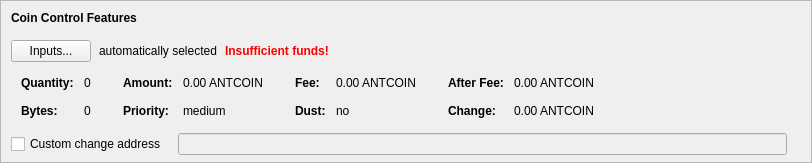
    <widget class="QFrame" name="frameCoinControl">
     <property name="sizePolicy">
      <sizepolicy hsizetype="Expanding" vsizetype="Expanding">
       <horstretch>0</horstretch>
       <verstretch>0</verstretch>
      </sizepolicy>
     </property>
     <property name="maximumSize">
      <size>
       <width>16777215</width>
       <height>16777215</height>
      </size>
     </property>
     <property name="frameShape">
      <enum>QFrame::StyledPanel</enum>
     </property>
     <property name="frameShadow">
      <enum>QFrame::Sunken</enum>
     </property>
     <layout class="QVBoxLayout" name="verticalLayoutCoinControl2">
      <property name="spacing">
       <number>0</number>
      </property>
      <property name="leftMargin">
       <number>0</number>
      </property>
      <property name="topMargin">
       <number>0</number>
      </property>
      <property name="rightMargin">
       <number>0</number>
      </property>
      <property name="bottomMargin">
       <number>6</number>
      </property>
      <item>
       <layout class="QVBoxLayout" name="verticalLayoutCoinControl" stretch="0,0,0,0,1">
        <property name="spacing">
         <number>0</number>
        </property>
        <property name="leftMargin">
         <number>10</number>
        </property>
        <property name="topMargin">
         <number>10</number>
        </property>
        <item>
         <layout class="QHBoxLayout" name="horizontalLayoutCoinControl1">
          <property name="bottomMargin">
           <number>15</number>
          </property>
          <item>
           <widget class="QLabel" name="labelCoinControlFeatures">
            <property name="sizePolicy">
             <sizepolicy hsizetype="Preferred" vsizetype="Maximum">
              <horstretch>0</horstretch>
              <verstretch>0</verstretch>
             </sizepolicy>
            </property>
            <property name="font">
             <font>
              <weight>75</weight>
              <bold>true</bold>
             </font>
            </property>
            <property name="styleSheet">
             <string notr="true">font-weight:bold;</string>
            </property>
            <property name="text">
             <string>Coin Control Features</string>
            </property>
           </widget>
          </item>
         </layout>
        </item>
        <item>
         <layout class="QHBoxLayout" name="horizontalLayoutCoinControl2" stretch="0,0,0,0">
          <property name="spacing">
           <number>8</number>
          </property>
          <property name="bottomMargin">
           <number>10</number>
          </property>
          <item>
           <widget class="QPushButton" name="pushButtonCoinControl">
            <property name="styleSheet">
             <string notr="true"/>
            </property>
            <property name="text">
             <string>Inputs...</string>
            </property>
            <property name="autoDefault">
             <bool>false</bool>
            </property>
           </widget>
          </item>
          <item>
           <widget class="QLabel" name="labelCoinControlAutomaticallySelected">
            <property name="text">
             <string>automatically selected</string>
            </property>
            <property name="margin">
             <number>5</number>
            </property>
           </widget>
          </item>
          <item>
           <widget class="QLabel" name="labelCoinControlInsuffFunds">
            <property name="font">
             <font>
              <weight>75</weight>
              <bold>true</bold>
             </font>
            </property>
            <property name="styleSheet">
             <string notr="true">color:red;font-weight:bold;</string>
            </property>
            <property name="text">
             <string>Insufficient funds!</string>
            </property>
            <property name="margin">
             <number>5</number>
            </property>
           </widget>
          </item>
          <item>
           <spacer name="horizontalSpacerCoinControl">
            <property name="orientation">
             <enum>Qt::Horizontal</enum>
            </property>
            <property name="sizeHint" stdset="0">
             <size>
              <width>40</width>
              <height>1</height>
             </size>
            </property>
           </spacer>
          </item>
         </layout>
        </item>
        <item>
         <widget class="QWidget" name="widgetCoinControl" native="true">
          <property name="sizePolicy">
           <sizepolicy hsizetype="Preferred" vsizetype="Preferred">
            <horstretch>0</horstretch>
            <verstretch>0</verstretch>
           </sizepolicy>
          </property>
          <property name="minimumSize">
           <size>
            <width>0</width>
            <height>0</height>
           </size>
          </property>
          <property name="styleSheet">
           <string notr="true"/>
          </property>
          <layout class="QHBoxLayout" name="horizontalLayoutCoinControl5">
           <property name="leftMargin">
            <number>0</number>
           </property>
           <property name="topMargin">
            <number>0</number>
           </property>
           <property name="rightMargin">
            <number>0</number>
           </property>
           <property name="bottomMargin">
            <number>0</number>
           </property>
           <item>
            <layout class="QHBoxLayout" name="horizontalLayoutCoinControl3" stretch="0,0,0,1">
             <property name="spacing">
              <number>20</number>
             </property>
             <property name="topMargin">
              <number>0</number>
             </property>
             <property name="bottomMargin">
              <number>10</number>
             </property>
             <item>
              <layout class="QFormLayout" name="formLayoutCoinControl1">
               <property name="horizontalSpacing">
                <number>10</number>
               </property>
               <property name="verticalSpacing">
                <number>14</number>
               </property>
               <property name="leftMargin">
                <number>10</number>
               </property>
               <property name="topMargin">
                <number>4</number>
               </property>
               <property name="rightMargin">
                <number>6</number>
               </property>
               <item row="0" column="0">
                <widget class="QLabel" name="labelCoinControlQuantityText">
                 <property name="font">
                  <font>
                   <weight>75</weight>
                   <bold>true</bold>
                  </font>
                 </property>
                 <property name="text">
                  <string>Quantity:</string>
                 </property>
                 <property name="margin">
                  <number>0</number>
                 </property>
                </widget>
               </item>
               <item row="0" column="1">
                <widget class="QLabel" name="labelCoinControlQuantity">
                 <property name="cursor">
                  <cursorShape>IBeamCursor</cursorShape>
                 </property>
                 <property name="contextMenuPolicy">
                  <enum>Qt::ActionsContextMenu</enum>
                 </property>
                 <property name="text">
                  <string notr="true">0</string>
                 </property>
                 <property name="margin">
                  <number>0</number>
                 </property>
                 <property name="textInteractionFlags">
                  <set>Qt::LinksAccessibleByMouse|Qt::TextSelectableByKeyboard|Qt::TextSelectableByMouse</set>
                 </property>
                </widget>
               </item>
               <item row="1" column="0">
                <widget class="QLabel" name="labelCoinControlBytesText">
                 <property name="font">
                  <font>
                   <weight>75</weight>
                   <bold>true</bold>
                  </font>
                 </property>
                 <property name="text">
                  <string>Bytes:</string>
                 </property>
                </widget>
               </item>
               <item row="1" column="1">
                <widget class="QLabel" name="labelCoinControlBytes">
                 <property name="cursor">
                  <cursorShape>IBeamCursor</cursorShape>
                 </property>
                 <property name="contextMenuPolicy">
                  <enum>Qt::ActionsContextMenu</enum>
                 </property>
                 <property name="text">
                  <string notr="true">0</string>
                 </property>
                 <property name="textInteractionFlags">
                  <set>Qt::LinksAccessibleByMouse|Qt::TextSelectableByKeyboard|Qt::TextSelectableByMouse</set>
                 </property>
                </widget>
               </item>
              </layout>
             </item>
             <item>
              <layout class="QFormLayout" name="formLayoutCoinControl2">
               <property name="horizontalSpacing">
                <number>10</number>
               </property>
               <property name="verticalSpacing">
                <number>14</number>
               </property>
               <property name="leftMargin">
                <number>6</number>
               </property>
               <property name="topMargin">
                <number>4</number>
               </property>
               <property name="rightMargin">
                <number>6</number>
               </property>
               <item row="0" column="0">
                <widget class="QLabel" name="labelCoinControlAmountText">
                 <property name="font">
                  <font>
                   <weight>75</weight>
                   <bold>true</bold>
                  </font>
                 </property>
                 <property name="text">
                  <string>Amount:</string>
                 </property>
                 <property name="margin">
                  <number>0</number>
                 </property>
                </widget>
               </item>
               <item row="0" column="1">
                <widget class="QLabel" name="labelCoinControlAmount">
                 <property name="cursor">
                  <cursorShape>IBeamCursor</cursorShape>
                 </property>
                 <property name="contextMenuPolicy">
                  <enum>Qt::ActionsContextMenu</enum>
                 </property>
                 <property name="text">
                  <string notr="true">0.00 ANTCOIN</string>
                 </property>
                 <property name="textInteractionFlags">
                  <set>Qt::LinksAccessibleByMouse|Qt::TextSelectableByKeyboard|Qt::TextSelectableByMouse</set>
                 </property>
                </widget>
               </item>
               <item row="1" column="0">
                <widget class="QLabel" name="labelCoinControlPriorityText">
                 <property name="font">
                  <font>
                   <weight>75</weight>
                   <bold>true</bold>
                  </font>
                 </property>
                 <property name="text">
                  <string>Priority:</string>
                 </property>
                </widget>
               </item>
               <item row="1" column="1">
                <widget class="QLabel" name="labelCoinControlPriority">
                 <property name="cursor">
                  <cursorShape>IBeamCursor</cursorShape>
                 </property>
                 <property name="contextMenuPolicy">
                  <enum>Qt::ActionsContextMenu</enum>
                 </property>
                 <property name="text">
                  <string>medium</string>
                 </property>
                 <property name="textInteractionFlags">
                  <set>Qt::LinksAccessibleByMouse|Qt::TextSelectableByKeyboard|Qt::TextSelectableByMouse</set>
                 </property>
                </widget>
               </item>
              </layout>
             </item>
             <item>
              <layout class="QFormLayout" name="formLayoutCoinControl3">
               <property name="horizontalSpacing">
                <number>10</number>
               </property>
               <property name="verticalSpacing">
                <number>14</number>
               </property>
               <property name="leftMargin">
                <number>6</number>
               </property>
               <property name="topMargin">
                <number>4</number>
               </property>
               <property name="rightMargin">
                <number>6</number>
               </property>
               <item row="0" column="0">
                <widget class="QLabel" name="labelCoinControlFeeText">
                 <property name="font">
                  <font>
                   <weight>75</weight>
                   <bold>true</bold>
                  </font>
                 </property>
                 <property name="text">
                  <string>Fee:</string>
                 </property>
                 <property name="margin">
                  <number>0</number>
                 </property>
                </widget>
               </item>
               <item row="0" column="1">
                <widget class="QLabel" name="labelCoinControlFee">
                 <property name="cursor">
                  <cursorShape>IBeamCursor</cursorShape>
                 </property>
                 <property name="contextMenuPolicy">
                  <enum>Qt::ActionsContextMenu</enum>
                 </property>
                 <property name="text">
                  <string notr="true">0.00 ANTCOIN</string>
                 </property>
                 <property name="textInteractionFlags">
                  <set>Qt::LinksAccessibleByMouse|Qt::TextSelectableByKeyboard|Qt::TextSelectableByMouse</set>
                 </property>
                </widget>
               </item>
               <item row="1" column="0">
                <widget class="QLabel" name="labelCoinControlLowOutputText">
                 <property name="font">
                  <font>
                   <weight>75</weight>
                   <bold>true</bold>
                  </font>
                 </property>
                 <property name="text">
                  <string>Dust:</string>
                 </property>
                </widget>
               </item>
               <item row="1" column="1">
                <widget class="QLabel" name="labelCoinControlLowOutput">
                 <property name="cursor">
                  <cursorShape>IBeamCursor</cursorShape>
                 </property>
                 <property name="contextMenuPolicy">
                  <enum>Qt::ActionsContextMenu</enum>
                 </property>
                 <property name="text">
                  <string>no</string>
                 </property>
                 <property name="textInteractionFlags">
                  <set>Qt::LinksAccessibleByMouse|Qt::TextSelectableByKeyboard|Qt::TextSelectableByMouse</set>
                 </property>
                </widget>
               </item>
              </layout>
             </item>
             <item>
              <layout class="QFormLayout" name="formLayoutCoinControl4">
               <property name="horizontalSpacing">
                <number>10</number>
               </property>
               <property name="verticalSpacing">
                <number>14</number>
               </property>
               <property name="leftMargin">
                <number>6</number>
               </property>
               <property name="topMargin">
                <number>4</number>
               </property>
               <property name="rightMargin">
                <number>6</number>
               </property>
               <item row="0" column="0">
                <widget class="QLabel" name="labelCoinControlAfterFeeText">
                 <property name="font">
                  <font>
                   <weight>75</weight>
                   <bold>true</bold>
                  </font>
                 </property>
                 <property name="text">
                  <string>After Fee:</string>
                 </property>
                 <property name="margin">
                  <number>0</number>
                 </property>
                </widget>
               </item>
               <item row="0" column="1">
                <widget class="QLabel" name="labelCoinControlAfterFee">
                 <property name="cursor">
                  <cursorShape>IBeamCursor</cursorShape>
                 </property>
                 <property name="contextMenuPolicy">
                  <enum>Qt::ActionsContextMenu</enum>
                 </property>
                 <property name="text">
                  <string notr="true">0.00 ANTCOIN</string>
                 </property>
                 <property name="textInteractionFlags">
                  <set>Qt::LinksAccessibleByMouse|Qt::TextSelectableByKeyboard|Qt::TextSelectableByMouse</set>
                 </property>
                </widget>
               </item>
               <item row="1" column="0">
                <widget class="QLabel" name="labelCoinControlChangeText">
                 <property name="font">
                  <font>
                   <weight>75</weight>
                   <bold>true</bold>
                  </font>
                 </property>
                 <property name="text">
                  <string>Change:</string>
                 </property>
                </widget>
               </item>
               <item row="1" column="1">
                <widget class="QLabel" name="labelCoinControlChange">
                 <property name="cursor">
                  <cursorShape>IBeamCursor</cursorShape>
                 </property>
                 <property name="contextMenuPolicy">
                  <enum>Qt::ActionsContextMenu</enum>
                 </property>
                 <property name="text">
                  <string notr="true">0.00 ANTCOIN</string>
                 </property>
                 <property name="textInteractionFlags">
                  <set>Qt::LinksAccessibleByMouse|Qt::TextSelectableByKeyboard|Qt::TextSelectableByMouse</set>
                 </property>
                </widget>
               </item>
              </layout>
             </item>
            </layout>
           </item>
          </layout>
         </widget>
        </item>
        <item>
         <layout class="QHBoxLayout" name="horizontalLayoutCoinControl4" stretch="0,0,0">
          <property name="spacing">
           <number>12</number>
          </property>
          <property name="sizeConstraint">
           <enum>QLayout::SetDefaultConstraint</enum>
          </property>
          <property name="topMargin">
           <number>5</number>
          </property>
          <property name="rightMargin">
           <number>5</number>
          </property>
          <item>
           <widget class="QCheckBox" name="checkBoxCoinControlChange">
            <property name="toolTip">
             <string>If this is activated, but the change address is empty or invalid, change will be sent to a newly generated address.</string>
            </property>
            <property name="text">
             <string>Custom change address</string>
            </property>
           </widget>
          </item>
          <item>
           <widget class="QValidatedLineEdit" name="lineEditCoinControlChange">
            <property name="enabled">
             <bool>false</bool>
            </property>
            <property name="sizePolicy">
             <sizepolicy hsizetype="Expanding" vsizetype="Fixed">
              <horstretch>0</horstretch>
              <verstretch>0</verstretch>
             </sizepolicy>
            </property>
           </widget>
          </item>
          <item>
           <widget class="QLabel" name="labelCoinControlChangeLabel">
            <property name="sizePolicy">
             <sizepolicy hsizetype="Preferred" vsizetype="Expanding">
              <horstretch>0</horstretch>
              <verstretch>0</verstretch>
             </sizepolicy>
            </property>
            <property name="minimumSize">
             <size>
              <width>0</width>
              <height>0</height>
             </size>
            </property>
            <property name="text">
             <string/>
            </property>
            <property name="margin">
             <number>3</number>
            </property>
           </widget>
          </item>
         </layout>
        </item>
        <item>
         <spacer name="verticalSpacerCoinControl">
          <property name="orientation">
           <enum>Qt::Vertical</enum>
          </property>
          <property name="sizeHint" stdset="0">
           <size>
            <width>800</width>
            <height>1</height>
           </size>
          </property>
         </spacer>
        </item>
       </layout>
      </item>
     </layout>
    </widget>
